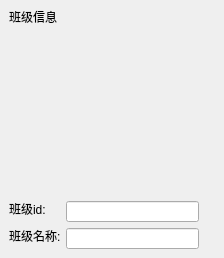
<?xml version="1.0" encoding="UTF-8"?>
<ui version="4.0">
 <class>EditClassWidget</class>
 <widget class="QWidget" name="EditClassWidget">
  <property name="geometry">
   <rect>
    <x>0</x>
    <y>0</y>
    <width>224</width>
    <height>258</height>
   </rect>
  </property>
  <property name="windowTitle">
   <string>Form</string>
  </property>
  <widget class="QLineEdit" name="lineEdit">
   <property name="geometry">
    <rect>
     <x>66</x>
     <y>201</y>
     <width>133</width>
     <height>21</height>
    </rect>
   </property>
   <property name="readOnly">
    <bool>true</bool>
   </property>
  </widget>
  <widget class="QLineEdit" name="lineEdit_2">
   <property name="geometry">
    <rect>
     <x>66</x>
     <y>228</y>
     <width>133</width>
     <height>21</height>
    </rect>
   </property>
  </widget>
  <widget class="QLabel" name="label">
   <property name="geometry">
    <rect>
     <x>9</x>
     <y>201</y>
     <width>38</width>
     <height>16</height>
    </rect>
   </property>
   <property name="text">
    <string>班级id:</string>
   </property>
  </widget>
  <widget class="QLabel" name="label_2">
   <property name="geometry">
    <rect>
     <x>9</x>
     <y>228</y>
     <width>51</width>
     <height>16</height>
    </rect>
   </property>
   <property name="text">
    <string>班级名称:</string>
   </property>
  </widget>
  <widget class="QLabel" name="label_3">
   <property name="geometry">
    <rect>
     <x>9</x>
     <y>9</y>
     <width>48</width>
     <height>16</height>
    </rect>
   </property>
   <property name="text">
    <string>班级信息</string>
   </property>
  </widget>
 </widget>
 <resources/>
 <connections/>
</ui>
